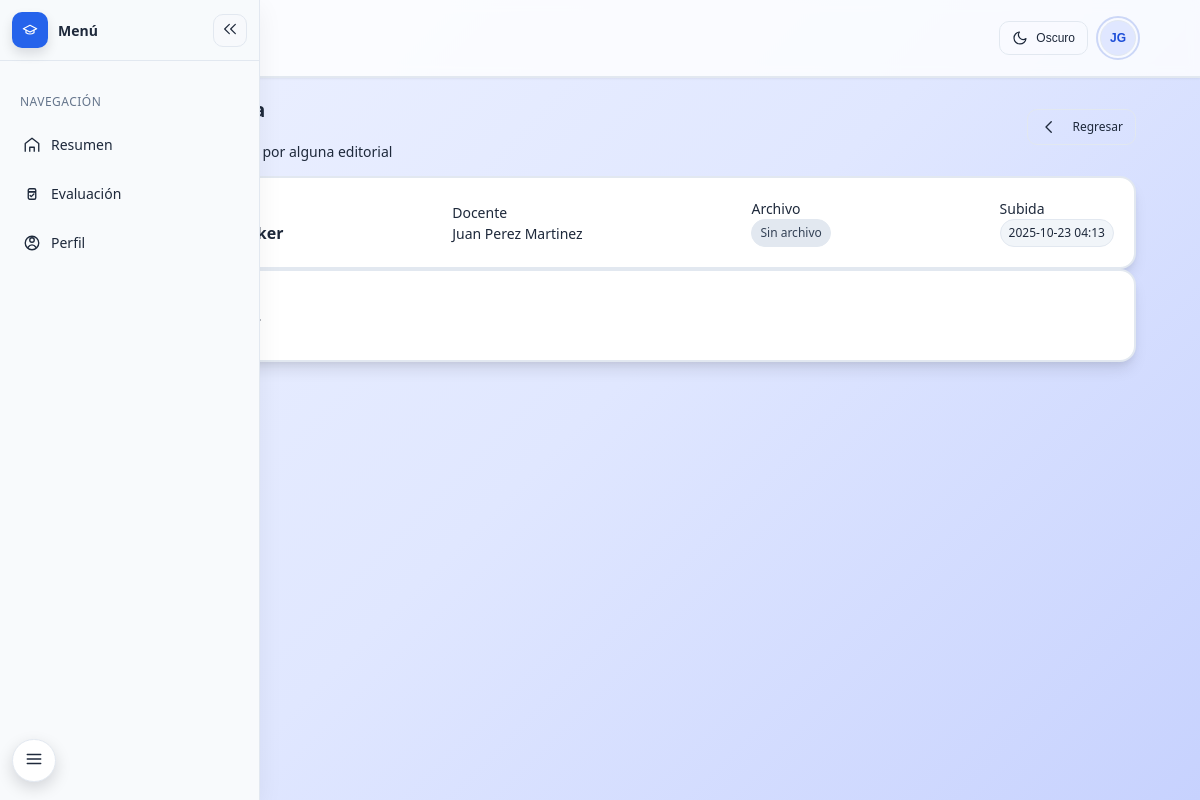
Screenshot of /evidencia-detalle.php?id=9 (signed in) with the database file from the repository.
### tables this page shows
CREATE TABLE `menu_pagina` (
  `id_mp` int(11) NOT NULL,
  `nombre_pagina` varchar(100) NOT NULL,
  `archivo` varchar(150) NOT NULL,
  `id_icono` int(11) NOT NULL,
  `ocultar` tinyint(1) DEFAULT 0
);

CREATE TABLE `evidencias` (
  `id_evidencia` int(11) NOT NULL,
  `titulo` varchar(255) NOT NULL,
  `archivo` varchar(255) NOT NULL,
  `fecha_subida` timestamp NOT NULL DEFAULT current_timestamp(),
  `id_docente` int(11) NOT NULL,
  `id_tipo_evidencia` int(11) NOT NULL,
  `ocultar` int(11) NOT NULL DEFAULT 0
);

CREATE TABLE `tipos_de_evidencia` (
  `id_tipo_evidencia` int(11) NOT NULL,
  `nombre_tipo` varchar(100) NOT NULL,
  `descripcion` text DEFAULT NULL,
  `SNI` tinyint(4) NOT NULL DEFAULT 0,
  `PRODEP` tinyint(4) NOT NULL DEFAULT 0,
  `ESDEPED` tinyint(4) NOT NULL DEFAULT 0
);

CREATE TABLE `usuarios` (
  `id_usuario` int(11) NOT NULL,
  `nombre` varchar(100) NOT NULL,
  `apellidop` varchar(100) NOT NULL,
  `apellidom` varchar(100) NOT NULL,
  `correo` varchar(150) NOT NULL,
  `password` varchar(255) NOT NULL,
  `rol` int(11) NOT NULL,
  `activo` tinyint(1) NOT NULL DEFAULT 1,
  `created_at` timestamp NOT NULL DEFAULT current_timestamp(),
  `updated_at` timestamp NOT NULL DEFAULT current_timestamp() ON UPDATE current_timestamp()
);

### evidencia-detalle.php (the view, shortened to what this page needs)
<?php
include 'conexion.php';
$id = isset($_GET['id']) ? (int)$_GET['id'] : 0;
$sql = "SELECT e.id_evidencia, e.titulo, e.archivo, e.fecha_subida,
               e.id_docente, u.nombre, u.apellidop, u.apellidom,
               t.id_tipo_evidencia, t.nombre_tipo, t.descripcion AS desc_tipo
        FROM evidencias e
        LEFT JOIN usuarios u ON u.id_usuario = e.id_docente
        LEFT JOIN tipos_de_evidencia t ON t.id_tipo_evidencia = e.id_tipo_evidencia
        WHERE e.id_evidencia = ?";
$stmt = $conn->prepare($sql);
$stmt->bind_param('i', $id);
$stmt->execute();
$res = $stmt->get_result();
$evi = $res ? $res->fetch_assoc() : null;
$archivoRaw   = (string)($evi['archivo'] ?? '');
$archivoBase  = basename($archivoRaw);
$uploadUrlDir = 'uploads/files/';
$uploadFsDir  = __DIR__ . '/uploads/files/';
$hasFile   = ($archivoBase !== '');
$fileUrl   = $hasFile ? ($uploadUrlDir . rawurlencode($archivoBase)) : '';
$fileFs    = $hasFile ? ($uploadFsDir . $archivoBase) : '';
$fileOk    = $hasFile && is_file($fileFs) && is_readable($fileFs);
$LEFT_ACTIVE_OVERRIDE = 'gestion-evidencias.php';
include 'header.php';
include 'left-menu.php';
?>
<section class="space-y-6">
  <header class="flex items-center justify-between" style="display:flex; align-items:center; justify-content:space-between; gap:16px;">
    <div>
      <h1 class="text-2xl font-semibold">Detalle de evidencia</h1>
      <p class="text-muted-foreground" style="max-width:900px;">
        Tipo: <strong><?= htmlspecialchars($evi['nombre_tipo']) ?></strong>
        — <?= htmlspecialchars($evi['desc_tipo'] ?? '') ?>
      </p>
    </div>
    <div style="display:flex; gap:8px;">
      <a class="btn" href="gestion-evidencias.php" title="Regresar">
        <svg class="icon" viewBox="0 0 24 24" fill="none" aria-hidden="true" style="width:18px;height:18px;">
          <path d="M15 19l-7-7 7-7" stroke="currentColor" stroke-width="1.8" stroke-linecap="round" stroke-linejoin="round"/>
        </svg>
        <span style="margin-left:6px;">Regresar</span>
      </a>
    </div>
  </header>
  <div class="card">
    <div class="card-content" style="display:flex; flex-wrap:wrap; gap:16px; align-items:center; justify-content:space-between;">
      <div>
        <div class="text-sm text-muted-foreground">Título</div>
        <div class="text-lg font-medium"><?= htmlspecialchars($evi['titulo'] ?: '—') ?></div>
      </div>
      <div>
        <div class="text-sm text-muted-foreground">Docente</div>
        <div><?= htmlspecialchars(trim(($evi['nombre'] ?? '').' '.($evi['apellidop'] ?? '').' '.($evi['apellidom'] ?? '')) ?: '—') ?></div>
      </div>
      <div>
        <div class="text-sm text-muted-foreground">Archivo</div>
        <?php if ($fileOk): ?>
          <div style="display:flex; gap:8px; flex-wrap:wrap;">
            <a class="btn" href="<?= $fileUrl ?>" download="<?= htmlspecialchars($archivoBase) ?>">Descargar archivo</a>
            <a class="btn" href="<?= $fileUrl ?>" target="_blank" rel="noopener">Abrir en pestaña</a>
          </div>
        <?php else: ?>
          <span class="badge secondary">Sin archivo</span>
        <?php endif; ?>
      </div>
      <div>
        <div class="text-sm text-muted-foreground">Subida</div>
        <div><span class="badge"><?= $evi['fecha_subida'] ? date('Y-m-d H:i', strtotime($evi['fecha_subida'])) : '—' ?></span></div>
      </div>
    </div>
  </div>
  <div id="vistaDetalle" class="card">
  </div>
</section>
<?php include 'footer.php'; ?>

### left-menu.php (shortened to what this page needs)
<?php
$user_role = $_SESSION['ROL'] ?? null;
$pages = [];
if ($user_role !== null) {
  $sql = "SELECT
    mp.id_mp, mp.nombre_pagina, mp.archivo, ic.imagen AS svg
    FROM menu_pagina mp
    INNER JOIN menu_rol mr ON mr.id_pagina = mp.id_mp AND mr.id_rol = ?
    INNER JOIN iconos ic ON ic.id_icono = mp.id_icono
    WHERE COALESCE(mp.ocultar,0) = 0 AND COALESCE(mr.ocultar,0) = 0
    ORDER BY mp.id_mp
  ";
  if ($stmt = $conn->prepare($sql)) {
    $stmt->bind_param('i', $user_role);
    $stmt->execute();
    $res = $stmt->get_result();
    while ($row = $res->fetch_assoc()) {
      $pages[] = $row;
    }
  }
}
$renderFallback = (empty($pages));
$overrideActiveFile = $overrideActiveFile ?? ($LEFT_ACTIVE_OVERRIDE ?? null);
$currentFile = strtolower(
  basename(
    $overrideActiveFile ? $overrideActiveFile : (parse_url($_SERVER['REQUEST_URI'], PHP_URL_PATH) ?? '')
  )
);
?>
<aside class="sidebar" id="appSidebar" aria-label="Menú lateral de la plataforma">
  <div class="sidebar-header">
    <div style="display:flex; align-items:center; min-width:0;">
      <div class="brand-mini" aria-hidden="true" title="Plataforma Académica">
      </div>
      <h2 class="brand-title">Menú</h2>
    </div>
    <button id="sidebarCollapseBtn" class="collapse-btn" type="button" title="Contraer menú" aria-label="Contraer menú" aria-pressed="false">
    </button>
  </div>
  <div class="sidebar-scroll">
    <nav class="menu" id="sidebarMenu">
      <div class="menu-section">Navegación</div>
      <?php if (!$renderFallback): ?>
        <?php foreach ($pages as $p):
          $href = $p['archivo'];
          $isActive = (strtolower(basename($href)) === $currentFile) ? ' is-active' : '';
        ?>
          <a class="menu-item<?= $isActive ?>" href="<?= htmlspecialchars($href) ?>" title="<?= htmlspecialchars($p['nombre_pagina']) ?>">
            <svg class="icon" viewBox="0 0 24 24" fill="none" aria-hidden="true">
              <?= $p['svg'] ?>
            </svg>
            <span class="label"><?= htmlspecialchars($p['nombre_pagina']) ?></span>
          </a>
        <?php endforeach; ?>
      <?php endif; ?>
    </nav>
  </div>
</aside>
<button id="sidebarFab" class="sidebar-fab" type="button" aria-label="Abrir menú">
  <svg class="icon" viewBox="0 0 24 24" fill="none" aria-hidden="true" style="width:18px;height:18px;">
    <path d="M3 6h18M3 12h18M3 18h18" stroke="currentColor" stroke-width="1.8" stroke-linecap="round"/>
  </svg>
</button>

### rows the page displays
menu_pagina: nombre_pagina "Resumen"
menu_pagina: nombre_pagina "Evaluación"
menu_pagina: nombre_pagina "Perfil"
evidencias: id_tipo_evidencia.descripcion "Libro publicado por alguna editorial", id_docente.apellidom "Juan Perez Martinez", fecha_subida "2025-10-23 04:13"

### other values shown
$initials "JG"
